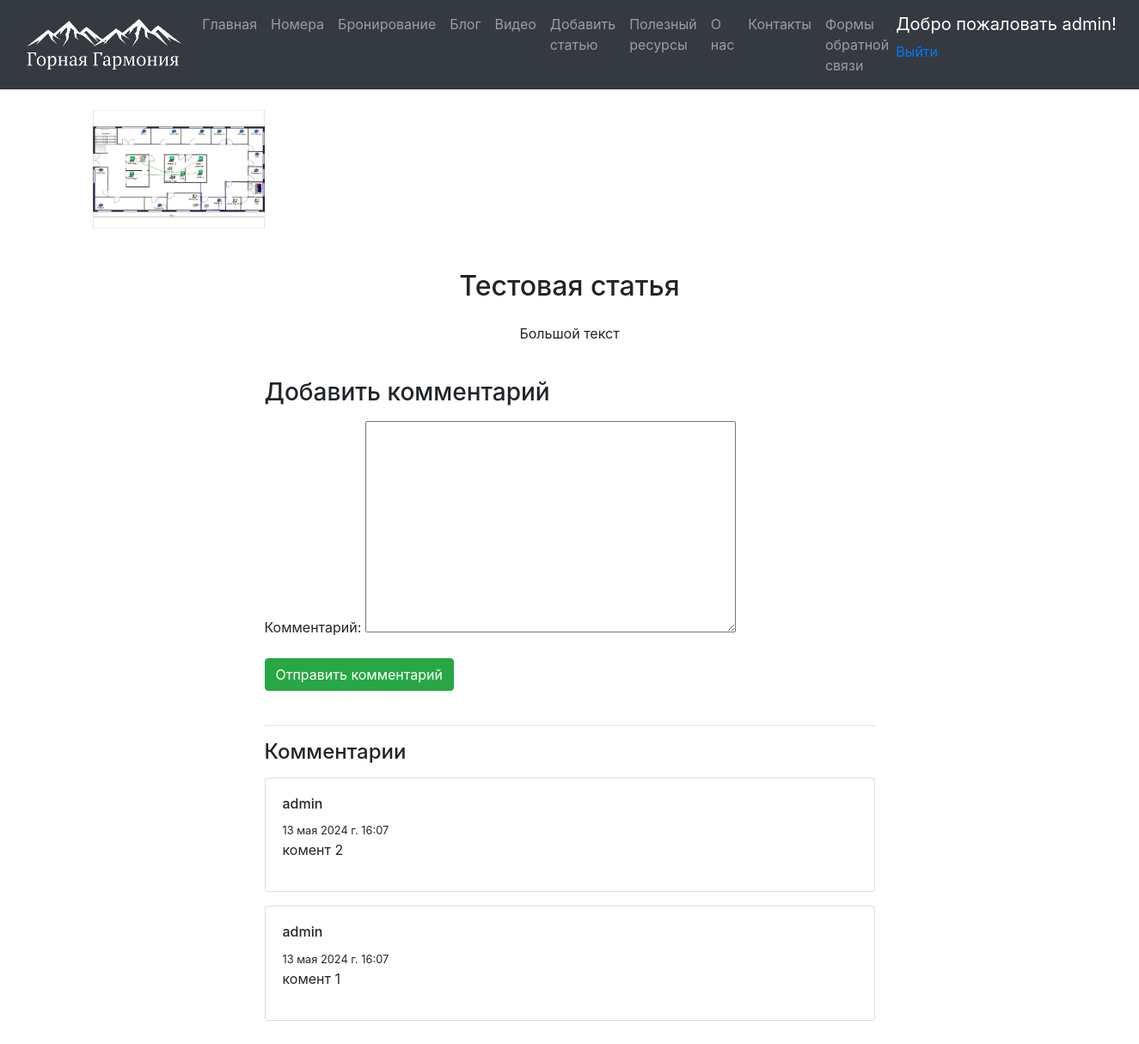
/blogpost/5/ (signed in), run on the app's committed database.
### app/models.py (models this page shows, shortened)
class Blog(models.Model):
    title = models.CharField(max_length = 100, unique_for_date = "posted", verbose_name = "Заголовок")
    description = models.TextField(verbose_name = "Краткое содержание")
    content = models.TextField(verbose_name = "Полное содержание")
    posted = models.DateTimeField(default = datetime.now(), db_index = True, verbose_name = "Опубликована")
    author=models.ForeignKey(User, null=True, blank=True, on_delete=models.SET_NULL, verbose_name ="Автор")
    image = models.FileField(default = 'temp.jpg', verbose_name = "Путь к картинке")

class Comment(models.Model):
    text=models.TextField(verbose_name="текст комментария")
    date=models.DateTimeField(default=datetime.now(),db_index=True, verbose_name="Дата комментария")
    author=models.ForeignKey(User, on_delete=models.CASCADE, verbose_name="Автор комментария")
    post=models.ForeignKey(Blog, on_delete=models.CASCADE, verbose_name="Статья комментария")
    class Meta:
        db_table="Comment"
        ordering=["-date"]
        verbose_name="Комментарии к статье блога"
        verbose_name_plural="Комментарии к статье блога"

### app/views.py (the view)
# urls.py: path('blogpost/<int:parametr>/', views.blogpost, name='blogpost'),
def blogpost(request, parametr):
    assert isinstance(request, HttpRequest)
    post_1 = Blog.objects.get(id=parametr) # запрос на выбор конкретной статьи по параметру
    comments=Comment.objects.filter(post=parametr)
    if request.method == "POST": # после отправки данных формы на сервер методом POST
        form = CommentForm(request.POST)
        if form.is_valid():
            comment_f = form.save(commit=False)
            comment_f.author = request.user # добавляем (так как этого поля нет в форме) в модель Комментария (Comment) в поле автор авторизованного пользователя
            comment_f.date = datetime.now() # добавляем в модель Комментария (Comment) текущую дату
            comment_f.post = Blog.objects.get(id=parametr) # добавляем в модель Комментария (Comment) статью, для которой данный комментарий
            comment_f.save() # сохраняем изменения после добавления полей
            return redirect('blogpost', parametr=post_1.id) # переадресация на ту же страницу статьи после отправки комментария
    else:
        form = CommentForm() # создание формы для ввода комментария
    return render(
        request,
        'app/blogpost.html',
        {
            'post_1': post_1, # передача конкретной статьи в шаблон веб-страницы
            'comments': comments, # передача всех комментариев к данной статье в шаблон веб-страницы
            'form': form, # передача формы добавления комментария в шаблон веб-страницы
            'year':datetime.now().year,
        }
    )

### app/forms.py
class CommentForm (forms.ModelForm):
    class Meta:
        model = Comment # используемая модель
        fields = ('text',) # требуется заполнить только поле text
        labels = {'text': "Комментарий"} # метка к полю формы text

### app/templates/app/blogpost.html (shortened to what this page needs)
<!DOCTYPE html>
{% extends 'app/layout.html' %}
{% load static %}
{% block content %}
{% if post_1.image and post_1.image.url != '/media/temp.jpg'%}
<img src="{{post_1.image.url}}" alt="Картинка статьи блога" width="200"/>
{%endif%}
<div class="container mt-5">
    <div class="row">
        <div class="col-lg-12 text-center">
            <h2 class="mb-4">{{ post_1.title }}</h2>
        </div>
    </div>
    <div class="row">
        <div class="col-lg-8 offset-lg-2">
            <p class="text-center">{{ post_1.content|linebreaksbr }}</p>
        </div>
    </div>
    {% if user.is_authenticated %}
    <div class="row mt-4">
        <div class="col-lg-8 offset-lg-2">
            <h3 class="mb-3">Добавить комментарий</h3>
            <form method="POST">
                <div class="form-group">
                    {{ form.as_p }}
                </div>
                <button type="submit" class="btn btn-success">Отправить комментарий</button>
            </form>
        </div>
    </div>
    {% else %}
    <div class="row mt-4">
        <div class="col-lg-8 offset-lg-2">
            <h3 class="mb-3">Для добавления своего комментария, пожалуйста, авторизуйтесь</h3>
        </div>
    </div>
    {% endif %}
    <div class="row mt-4">
        <div class="col-lg-8 offset-lg-2">
            <hr>
            <h4 class="mb-3">Комментарии</h4>
            {% for comment in comments %}
            <div class="card mb-3">
                <div class="card-body">
                    <h6>{{ comment.author }}</h6>
                    <small>{{ comment.date }}</small>
                    <p>{{ comment.text|linebreaksbr }}</p>
                </div>
            </div>
            {% endfor %}
        </div>
    </div>
</div>
{% endblock %}

### app/templates/app/loginpartial.html (shortened to what this page needs)
{% if user.is_authenticated %}
<form id="logoutForm" action='logout/' method="post" class="navbar-right">
    <ul class="nav navbar-nav navbar-right">
        <li><span class="navbar-brand">Добро пожаловать  {{ user.username }}!</span></li>
        <li><a href="javascript:document.getElementById('logoutForm').submit()">Выйти</a></li>
    </ul>
</form>
{% else %}
<ul class="nav navbar-nav navbar-right">
    <li><a href="{% url 'login' %}">Авторизироваться</a></li>
</ul>
{% endif %}

### data on the page
Blog: image (picture), title "Тестовая статья", content "Большой текст"
Comment: author "admin", date "13 мая 2024 г. 16:07", text "комент 2"
Comment: author "admin", date "13 мая 2024 г. 16:07", text "комент 1"

### other printed values
{{ user.username }} "admin"
